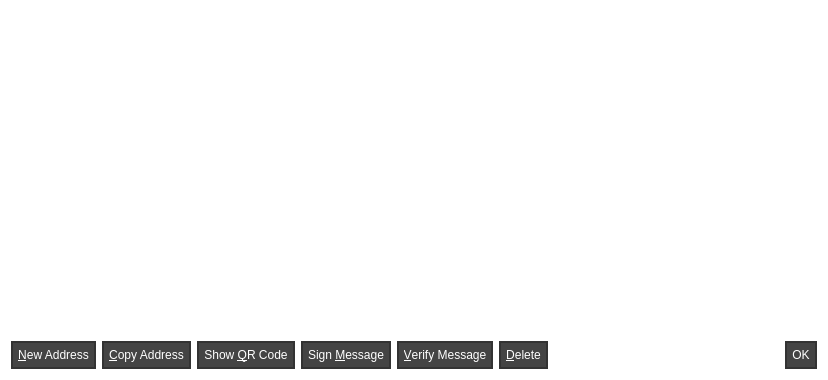
<?xml version="1.0" encoding="UTF-8"?>
<ui version="4.0">
 <class>AddressBookPage</class>
 <widget class="QWidget" name="AddressBookPage">
  <property name="geometry">
   <rect>
    <x>0</x>
    <y>0</y>
    <width>828</width>
    <height>380</height>
   </rect>
  </property>
  <property name="windowTitle">
   <string>Address Book</string>
  </property>
  <property name="styleSheet">
   <string notr="true">color: white; background: transparent;</string>
  </property>
  <layout class="QVBoxLayout" name="verticalLayout">
   <item>
    <widget class="QLabel" name="labelExplanation">
     <property name="text">
      <string>These are your CALURACOIN addresses for receiving payments. You may want to give a different one to each sender so you can keep track of who is paying you.</string>
     </property>
     <property name="textFormat">
      <enum>Qt::PlainText</enum>
     </property>
     <property name="wordWrap">
      <bool>true</bool>
     </property>
    </widget>
   </item>
   <item>
    <widget class="QTableView" name="tableView">
     <property name="palette">
      <palette>
       <active>
        <colorrole role="WindowText">
         <brush brushstyle="SolidPattern">
          <color alpha="255">
           <red>255</red>
           <green>255</green>
           <blue>255</blue>
          </color>
         </brush>
        </colorrole>
        <colorrole role="Button">
         <brush brushstyle="SolidPattern">
          <color alpha="0">
           <red>0</red>
           <green>0</green>
           <blue>0</blue>
          </color>
         </brush>
        </colorrole>
        <colorrole role="Text">
         <brush brushstyle="SolidPattern">
          <color alpha="255">
           <red>255</red>
           <green>255</green>
           <blue>255</blue>
          </color>
         </brush>
        </colorrole>
        <colorrole role="ButtonText">
         <brush brushstyle="SolidPattern">
          <color alpha="255">
           <red>255</red>
           <green>255</green>
           <blue>255</blue>
          </color>
         </brush>
        </colorrole>
        <colorrole role="Base">
         <brush brushstyle="NoBrush">
          <color alpha="255">
           <red>0</red>
           <green>0</green>
           <blue>0</blue>
          </color>
         </brush>
        </colorrole>
        <colorrole role="Window">
         <brush brushstyle="SolidPattern">
          <color alpha="0">
           <red>0</red>
           <green>0</green>
           <blue>0</blue>
          </color>
         </brush>
        </colorrole>
        <colorrole role="AlternateBase">
         <brush brushstyle="SolidPattern">
          <color alpha="50">
           <red>255</red>
           <green>255</green>
           <blue>255</blue>
          </color>
         </brush>
        </colorrole>
        <colorrole role="NoRole">
         <brush brushstyle="SolidPattern">
          <color alpha="255">
           <red>51</red>
           <green>51</green>
           <blue>217</blue>
          </color>
         </brush>
        </colorrole>
        <colorrole role="ToolTipBase">
         <brush brushstyle="SolidPattern">
          <color alpha="255">
           <red>162</red>
           <green>80</green>
           <blue>255</blue>
          </color>
         </brush>
        </colorrole>
       </active>
       <inactive>
        <colorrole role="WindowText">
         <brush brushstyle="SolidPattern">
          <color alpha="255">
           <red>255</red>
           <green>255</green>
           <blue>255</blue>
          </color>
         </brush>
        </colorrole>
        <colorrole role="Button">
         <brush brushstyle="SolidPattern">
          <color alpha="0">
           <red>0</red>
           <green>0</green>
           <blue>0</blue>
          </color>
         </brush>
        </colorrole>
        <colorrole role="Text">
         <brush brushstyle="SolidPattern">
          <color alpha="255">
           <red>255</red>
           <green>255</green>
           <blue>255</blue>
          </color>
         </brush>
        </colorrole>
        <colorrole role="ButtonText">
         <brush brushstyle="SolidPattern">
          <color alpha="255">
           <red>255</red>
           <green>255</green>
           <blue>255</blue>
          </color>
         </brush>
        </colorrole>
        <colorrole role="Base">
         <brush brushstyle="NoBrush">
          <color alpha="255">
           <red>0</red>
           <green>0</green>
           <blue>0</blue>
          </color>
         </brush>
        </colorrole>
        <colorrole role="Window">
         <brush brushstyle="SolidPattern">
          <color alpha="0">
           <red>0</red>
           <green>0</green>
           <blue>0</blue>
          </color>
         </brush>
        </colorrole>
        <colorrole role="AlternateBase">
         <brush brushstyle="SolidPattern">
          <color alpha="50">
           <red>255</red>
           <green>255</green>
           <blue>255</blue>
          </color>
         </brush>
        </colorrole>
        <colorrole role="NoRole">
         <brush brushstyle="SolidPattern">
          <color alpha="255">
           <red>51</red>
           <green>51</green>
           <blue>217</blue>
          </color>
         </brush>
        </colorrole>
        <colorrole role="ToolTipBase">
         <brush brushstyle="SolidPattern">
          <color alpha="255">
           <red>162</red>
           <green>80</green>
           <blue>255</blue>
          </color>
         </brush>
        </colorrole>
       </inactive>
       <disabled>
        <colorrole role="WindowText">
         <brush brushstyle="SolidPattern">
          <color alpha="255">
           <red>255</red>
           <green>255</green>
           <blue>255</blue>
          </color>
         </brush>
        </colorrole>
        <colorrole role="Button">
         <brush brushstyle="SolidPattern">
          <color alpha="0">
           <red>0</red>
           <green>0</green>
           <blue>0</blue>
          </color>
         </brush>
        </colorrole>
        <colorrole role="Text">
         <brush brushstyle="SolidPattern">
          <color alpha="255">
           <red>255</red>
           <green>255</green>
           <blue>255</blue>
          </color>
         </brush>
        </colorrole>
        <colorrole role="ButtonText">
         <brush brushstyle="SolidPattern">
          <color alpha="255">
           <red>255</red>
           <green>255</green>
           <blue>255</blue>
          </color>
         </brush>
        </colorrole>
        <colorrole role="Base">
         <brush brushstyle="NoBrush">
          <color alpha="255">
           <red>0</red>
           <green>0</green>
           <blue>0</blue>
          </color>
         </brush>
        </colorrole>
        <colorrole role="Window">
         <brush brushstyle="SolidPattern">
          <color alpha="0">
           <red>0</red>
           <green>0</green>
           <blue>0</blue>
          </color>
         </brush>
        </colorrole>
        <colorrole role="AlternateBase">
         <brush brushstyle="SolidPattern">
          <color alpha="50">
           <red>255</red>
           <green>255</green>
           <blue>255</blue>
          </color>
         </brush>
        </colorrole>
        <colorrole role="NoRole">
         <brush brushstyle="SolidPattern">
          <color alpha="255">
           <red>51</red>
           <green>51</green>
           <blue>217</blue>
          </color>
         </brush>
        </colorrole>
        <colorrole role="ToolTipBase">
         <brush brushstyle="SolidPattern">
          <color alpha="255">
           <red>162</red>
           <green>80</green>
           <blue>255</blue>
          </color>
         </brush>
        </colorrole>
       </disabled>
      </palette>
     </property>
     <property name="contextMenuPolicy">
      <enum>Qt::CustomContextMenu</enum>
     </property>
     <property name="toolTip">
      <string>Double-click to edit address or label</string>
     </property>
     <property name="styleSheet">
      <string notr="true">QHeaderView{color: black;}</string>
     </property>
     <property name="tabKeyNavigation">
      <bool>false</bool>
     </property>
     <property name="alternatingRowColors">
      <bool>true</bool>
     </property>
     <property name="selectionMode">
      <enum>QAbstractItemView::SingleSelection</enum>
     </property>
     <property name="selectionBehavior">
      <enum>QAbstractItemView::SelectRows</enum>
     </property>
     <property name="sortingEnabled">
      <bool>true</bool>
     </property>
     <attribute name="verticalHeaderVisible">
      <bool>false</bool>
     </attribute>
    </widget>
   </item>
   <item>
    <layout class="QHBoxLayout" name="horizontalLayout">
     <item>
      <widget class="QPushButton" name="newAddressButton">
       <property name="toolTip">
        <string>Create a new address</string>
       </property>
       <property name="styleSheet">
        <string notr="true">background-color: #444444; border: 2px solid #333333; padding: 5px;
</string>
       </property>
       <property name="text">
        <string>&amp;New Address</string>
       </property>
       <property name="icon">
        <iconset resource="../bitcoin.qrc">
         <normaloff>:/icons/add</normaloff>:/icons/add</iconset>
       </property>
      </widget>
     </item>
     <item>
      <widget class="QPushButton" name="copyToClipboard">
       <property name="toolTip">
        <string>Copy the currently selected address to the system clipboard</string>
       </property>
       <property name="styleSheet">
        <string notr="true">background-color: #444444; border: 2px solid #333333; padding: 5px;
</string>
       </property>
       <property name="text">
        <string>&amp;Copy Address</string>
       </property>
       <property name="icon">
        <iconset resource="../bitcoin.qrc">
         <normaloff>:/icons/editcopy</normaloff>:/icons/editcopy</iconset>
       </property>
      </widget>
     </item>
     <item>
      <widget class="QPushButton" name="showQRCode">
       <property name="styleSheet">
        <string notr="true">background-color: #444444; border: 2px solid #333333; padding: 5px;
</string>
       </property>
       <property name="text">
        <string>Show &amp;QR Code</string>
       </property>
       <property name="icon">
        <iconset resource="../bitcoin.qrc">
         <normaloff>:/icons/qrcode</normaloff>:/icons/qrcode</iconset>
       </property>
      </widget>
     </item>
     <item>
      <widget class="QPushButton" name="signMessage">
       <property name="toolTip">
        <string>Sign a message to prove you own a CALURACOIN address</string>
       </property>
       <property name="styleSheet">
        <string notr="true">background-color: #444444; border: 2px solid #333333; padding: 5px;
</string>
       </property>
       <property name="text">
        <string>Sign &amp;Message</string>
       </property>
       <property name="icon">
        <iconset resource="../bitcoin.qrc">
         <normaloff>:/icons/edit</normaloff>:/icons/edit</iconset>
       </property>
      </widget>
     </item>
     <item>
      <widget class="QPushButton" name="verifyMessage">
       <property name="toolTip">
        <string>Verify a message to ensure it was signed with a specified CALURACOIN address</string>
       </property>
       <property name="styleSheet">
        <string notr="true">background-color: #444444; border: 2px solid #333333; padding: 5px;
</string>
       </property>
       <property name="text">
        <string>&amp;Verify Message</string>
       </property>
       <property name="icon">
        <iconset resource="../bitcoin.qrc">
         <normaloff>:/icons/transaction_0</normaloff>:/icons/transaction_0</iconset>
       </property>
      </widget>
     </item>
     <item>
      <widget class="QPushButton" name="deleteButton">
       <property name="toolTip">
        <string>Delete the currently selected address from the list</string>
       </property>
       <property name="styleSheet">
        <string notr="true">background-color: #444444; border: 2px solid #333333; padding: 5px;
</string>
       </property>
       <property name="text">
        <string>&amp;Delete</string>
       </property>
       <property name="icon">
        <iconset resource="../bitcoin.qrc">
         <normaloff>:/icons/remove</normaloff>:/icons/remove</iconset>
       </property>
      </widget>
     </item>
     <item>
      <spacer name="horizontalSpacer">
       <property name="orientation">
        <enum>Qt::Horizontal</enum>
       </property>
       <property name="sizeHint" stdset="0">
        <size>
         <width>40</width>
         <height>20</height>
        </size>
       </property>
      </spacer>
     </item>
     <item>
      <widget class="QDialogButtonBox" name="buttonBox">
       <property name="sizePolicy">
        <sizepolicy hsizetype="Maximum" vsizetype="Fixed">
         <horstretch>0</horstretch>
         <verstretch>0</verstretch>
        </sizepolicy>
       </property>
       <property name="styleSheet">
        <string notr="true">background-color: #444444; border: 2px solid #333333; padding: 5px;
</string>
       </property>
       <property name="standardButtons">
        <set>QDialogButtonBox::Ok</set>
       </property>
      </widget>
     </item>
    </layout>
   </item>
  </layout>
 </widget>
 <resources>
  <include location="../bitcoin.qrc"/>
 </resources>
 <connections/>
</ui>
